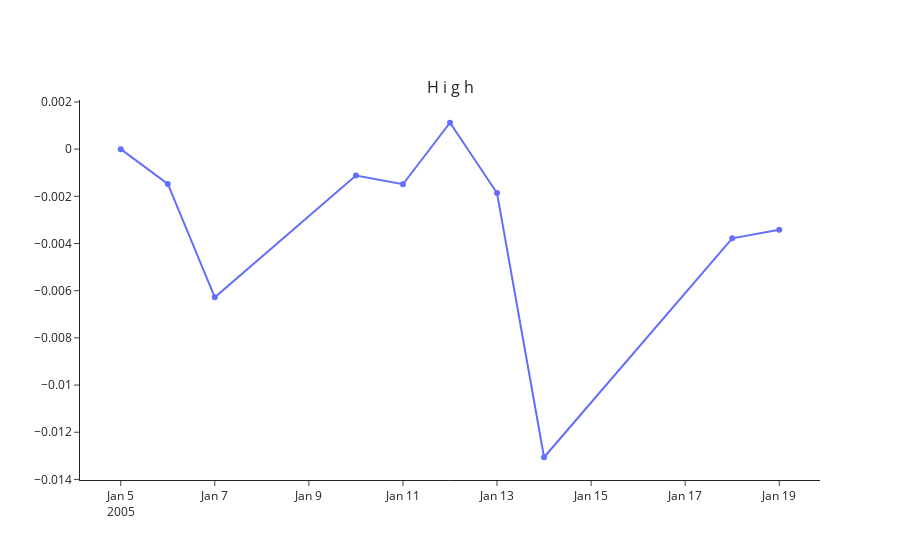

Notebook code for this chart:
### Code cell
from wavy.plot import plot_frame, plot_slider

fig = plot_frame(x, 1)
fig.show()

### Figure 1 — Plotly figure (JSON) as saved in the notebook; plotly's stock layout.template omitted (floating-point values rounded to 4 significant figures)
{"data": [{"line": {"color": "#636EFA", "width": 2}, "showlegend": false, "type": "scatter", "x": ["2005-01-05T00:00:00", "2005-01-06T00:00:00", "2005-01-07T00:00:00", "2005-01-10T00:00:00", "2005-01-11T00:00:00", "2005-01-12T00:00:00", "2005-01-13T00:00:00", "2005-01-14T00:00:00", "2005-01-18T00:00:00", "2005-01-19T00:00:00"], "xaxis": "x", "y": [-2.399e-07, -0.001476, -0.006282, -0.001116, -0.001489, 0.001118, -0.001862, -0.01306, -0.003781, -0.003416], "yaxis": "y"}], "layout": {"annotations": [{"font": {"size": 16}, "showarrow": false, "text": "H i g h", "x": 0.5, "xanchor": "center", "xref": "paper", "y": 1, "yanchor": "bottom", "yref": "paper"}], "showlegend": true, "xaxis": {"anchor": "y", "domain": [0, 1]}, "yaxis": {"anchor": "x", "domain": [0, 1]}}}
